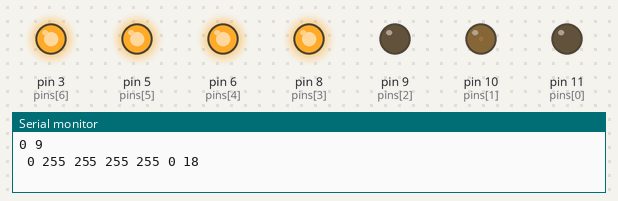
A sketch run on a simulated Arduino Uno, built with avr-gcc and run on an emulated ATmega328P. On the bench: output pins drawn as LEDs (lit = HIGH), the last lines printed to the serial monitor. Random numbers use the default seed unless the sketch sets one.

Above: at 0.05 s.
At 1.85 s:
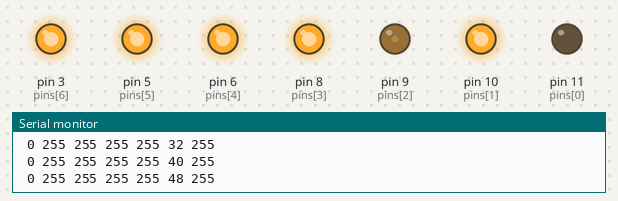
At 3.65 s:
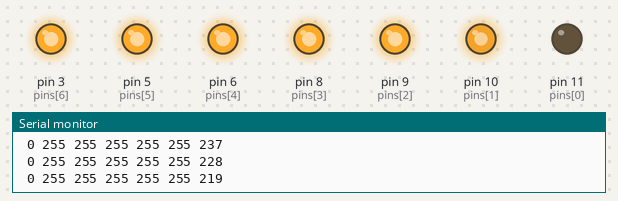
At 7.35 s:
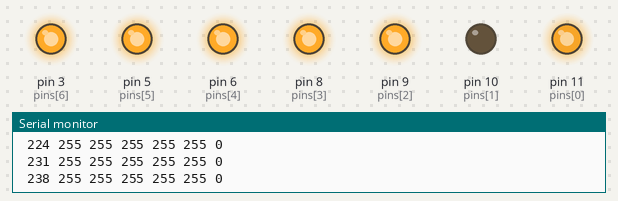
At 11.05 s:
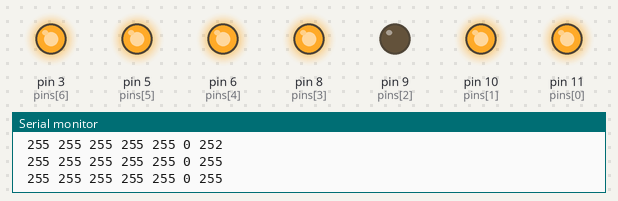
At 14.75 s:
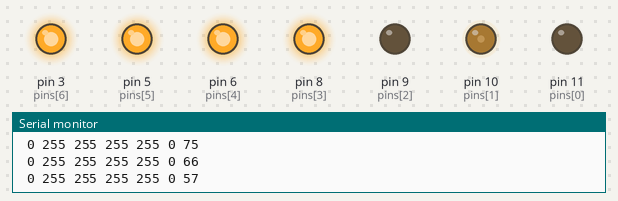
Timing chart, 0 to 19.8 s (numbered marks = the images above):
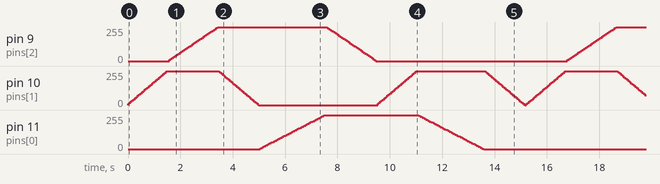

Measured:
- by itself, pin 10 (pins[1]): moves between 0/255 and 255/255, repeating every 15.2 s

The sketch:

ledStripStringContrV6.6.ino
```cpp
/*
   Change log
   added serial printer
   changed delays to be larger/ fade values smaller
   decreaseing max values
   increased for Village min values
   left power for LEDStrip at 255
   changed position of
      if (pinV[pin] > 255) {
        pinV[pin] = 255;
      }
    so it can catch properly
   6.5 ->6.6
    setup for new arduino for Will and Jordan
   `removed serial printer
    fine tuned fade values
*/
/* current version is funtional as of
    10/91/19 1414
*/
// LED pins, pinVALUE, pinFADEvalue
// green p11 0,blue p10 1,red p6 3,power p8 4
int pins[7] = {11, 10, 9, 8, 6, 5, 3};
int ground = 12;
//old pinV[7]= {0, 0, 0, 255, 255, 255, 255};
int pinV[7] = {0, 0, 0, 255, 255, 255, 255};
int pinFV[7] = {random(5, 10), random(5, 10), random(5, 10), random(5, 10), random(5, 10), random(5, 10), random(5, 10)};
int pinDelay[7] = {random(50, 70), random(50, 70), random(50, 70), random(50, 70), random(50, 70), random(50, 70), random(50, 70)};

void setup() {
  // declare pin 2-5 and 11-13 to be an output:
  //LEDstrip
  pinMode(pins[0], OUTPUT);
  pinMode(pins[1], OUTPUT);
  pinMode(pins[2], OUTPUT);
  pinMode(pins[3], OUTPUT);//power pin LED
  pinMode(pins[4], OUTPUT);
  pinMode(pins[5], OUTPUT);
  pinMode(pins[6], OUTPUT);


  //provide power to led strip
  analogWrite(pins[3], 255);
  analogWrite(pins[4], 255);
  analogWrite(pins[5], 255);
  analogWrite(pins[6], 255);

  Serial.begin(2000000);

}

void pinFader(int pin, int value) {

  if (pinV[pin] < value) {
    do {
      pinV[pin] = pinV[pin] + pinFV[pin];
            if (pinV[pin] > 255) {
        pinV[pin] = 255;
      }
      analogWrite(pins[pin], pinV[pin]);
      printP();
      delay(pinDelay[pin]);
    } while (pinV[pin] < value);
  }
  if (pinV[pin] > value) {
    do {
      pinV[pin] = pinV[pin] - pinFV[pin];
      if (pinV[pin] < 0 ) {
        pinV[pin] = 0;
      }
      analogWrite(pins[pin], pinV[pin]);
      printP();
      delay(pinDelay[pin]);
    } while (pinV[pin] > value);
  }
}
void printP() {
  Serial.print(pinV[2]);
  Serial.print(" ");
  Serial.println(pinV[1]);
  Serial.print(" ");
  Serial.print(pinV[0]);
  Serial.print(" ");
  Serial.print(pinV[3]);
  Serial.print(" ");
  Serial.print(pinV[4]);
  Serial.print(" ");
  Serial.print(pinV[5]);
  Serial.print(" ");
  Serial.print(pinV[6]);
  Serial.print(" ");

}

void loop() {
  // set the brightness of pin 9 led string and change the strip color:
  //green 2-1, blue 3-0, red 4-2, power 5-3
  //Village LEDS on 13-4, 12-5, 11-6
  pinFader(1, 255); //no green
  pinFader(2, 255); //no red
  pinFader(1, 0); //green on
  pinFader(0, 255); //no blue
  pinFader(2, 0);   //red on
  pinFader(1, 255); //no green
  pinFader(0, 0);   //blue on
  pinFader(1, 0);   //green on
}
```
